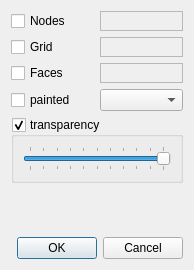
<?xml version="1.0" encoding="UTF-8"?>
<ui version="4.0">
 <class>MeshRendererAttributeDlg</class>
 <widget class="QDialog" name="MeshRendererAttributeDlg">
  <property name="geometry">
   <rect>
    <x>0</x>
    <y>0</y>
    <width>194</width>
    <height>270</height>
   </rect>
  </property>
  <property name="windowTitle">
   <string>Dialog</string>
  </property>
  <layout class="QVBoxLayout" name="verticalLayout_2">
   <item>
    <layout class="QHBoxLayout" name="horizontalLayout">
     <item>
      <widget class="QCheckBox" name="nodes_cb_">
       <property name="text">
        <string>Nodes</string>
       </property>
      </widget>
     </item>
     <item>
      <widget class="Q3D::ColorButton" name="nodes_color_button_">
       <property name="frameShape">
        <enum>QFrame::StyledPanel</enum>
       </property>
       <property name="frameShadow">
        <enum>QFrame::Raised</enum>
       </property>
      </widget>
     </item>
    </layout>
   </item>
   <item>
    <layout class="QHBoxLayout" name="horizontalLayout_2">
     <item>
      <widget class="QCheckBox" name="grid_cb_">
       <property name="text">
        <string>Grid</string>
       </property>
      </widget>
     </item>
     <item>
      <widget class="Q3D::ColorButton" name="grid_color_button_">
       <property name="frameShape">
        <enum>QFrame::StyledPanel</enum>
       </property>
       <property name="frameShadow">
        <enum>QFrame::Raised</enum>
       </property>
      </widget>
     </item>
    </layout>
   </item>
   <item>
    <layout class="QHBoxLayout" name="horizontalLayout_3">
     <item>
      <widget class="QCheckBox" name="face_cb_">
       <property name="text">
        <string>Faces</string>
       </property>
      </widget>
     </item>
     <item>
      <widget class="Q3D::ColorButton" name="face_color_button_">
       <property name="frameShape">
        <enum>QFrame::StyledPanel</enum>
       </property>
       <property name="frameShadow">
        <enum>QFrame::Raised</enum>
       </property>
      </widget>
     </item>
    </layout>
   </item>
   <item>
    <layout class="QHBoxLayout" name="horizontalLayout_4">
     <item>
      <widget class="QCheckBox" name="painted_cb_">
       <property name="text">
        <string>painted</string>
       </property>
      </widget>
     </item>
     <item>
      <widget class="QComboBox" name="painted_combo_"/>
     </item>
    </layout>
   </item>
   <item>
    <widget class="QGroupBox" name="transparency_group_box_">
     <property name="title">
      <string>transparency</string>
     </property>
     <property name="checkable">
      <bool>true</bool>
     </property>
     <layout class="QVBoxLayout" name="verticalLayout">
      <item>
       <widget class="QSlider" name="transparency_slider_">
        <property name="maximum">
         <number>100</number>
        </property>
        <property name="sliderPosition">
         <number>100</number>
        </property>
        <property name="orientation">
         <enum>Qt::Horizontal</enum>
        </property>
        <property name="tickPosition">
         <enum>QSlider::TicksBothSides</enum>
        </property>
        <property name="tickInterval">
         <number>10</number>
        </property>
       </widget>
      </item>
     </layout>
    </widget>
   </item>
   <item>
    <spacer name="verticalSpacer">
     <property name="orientation">
      <enum>Qt::Vertical</enum>
     </property>
     <property name="sizeHint" stdset="0">
      <size>
       <width>20</width>
       <height>13</height>
      </size>
     </property>
    </spacer>
   </item>
   <item>
    <widget class="QDialogButtonBox" name="buttonBox">
     <property name="orientation">
      <enum>Qt::Horizontal</enum>
     </property>
     <property name="standardButtons">
      <set>QDialogButtonBox::Cancel|QDialogButtonBox::Ok</set>
     </property>
    </widget>
   </item>
  </layout>
 </widget>
 <customwidgets>
  <customwidget>
   <class>Q3D::ColorButton</class>
   <extends>QFrame</extends>
   <header>q3D/gui/color_button.h</header>
   <container>1</container>
  </customwidget>
 </customwidgets>
 <resources/>
 <connections>
  <connection>
   <sender>buttonBox</sender>
   <signal>accepted()</signal>
   <receiver>MeshRendererAttributeDlg</receiver>
   <slot>accept()</slot>
   <hints>
    <hint type="sourcelabel">
     <x>248</x>
     <y>254</y>
    </hint>
    <hint type="destinationlabel">
     <x>157</x>
     <y>274</y>
    </hint>
   </hints>
  </connection>
  <connection>
   <sender>buttonBox</sender>
   <signal>rejected()</signal>
   <receiver>MeshRendererAttributeDlg</receiver>
   <slot>reject()</slot>
   <hints>
    <hint type="sourcelabel">
     <x>316</x>
     <y>260</y>
    </hint>
    <hint type="destinationlabel">
     <x>286</x>
     <y>274</y>
    </hint>
   </hints>
  </connection>
 </connections>
</ui>
